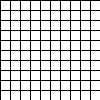
Frame 1 (no input)
Frame 60 (the mouse pressed at the canvas centre just before this capture): identical to frame 1, image omitted
Frame 120 (the mouse held since frame 60 and released just before this capture): identical to frame 1, image omitted

The Processing sketch that drew this single still picture (run headless with seeded random() and noise(); from frame 60 on, the mouse is pressed at the canvas centre):

// Processing sketch: program3
// ── program3.pde
void setup() {
  size(100, 100);
  frameRate(60);
}

void draw() {
  background(255, 255, 255);
  for (int i = 0; i < width; i+=10) {
    line(i, 0, i, height);
  }
  for (int i = 0; i < height; i+=10) {
    line(0, i, width, i);
  }
}
